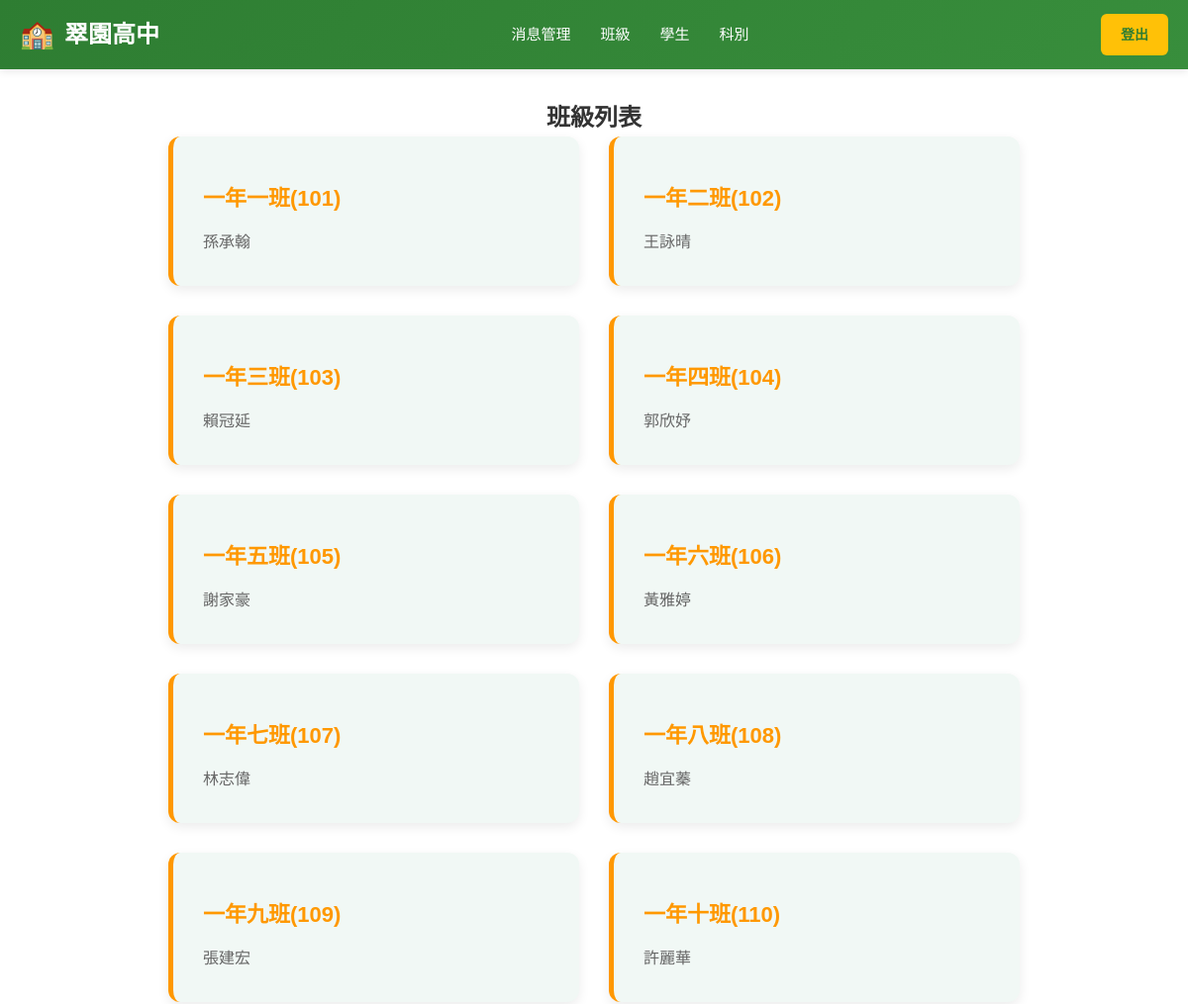
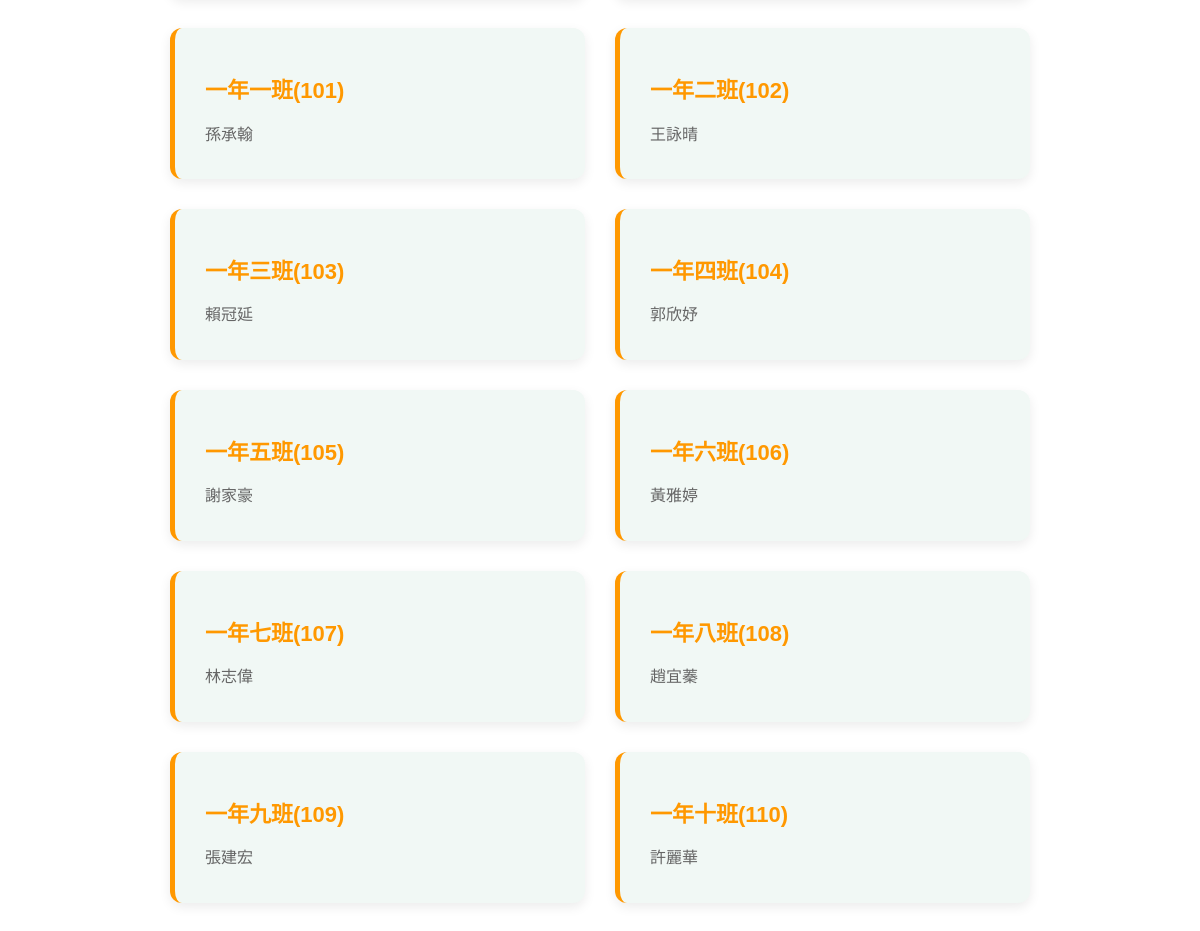
Page /school/admin.php on the committed database (2 pictures, top to bottom).
### tables this page shows
CREATE TABLE `classes` (
  `id` int(10) UNSIGNED NOT NULL,
  `code` varchar(3) NOT NULL,
  `name` varchar(12) NOT NULL,
  `tutor` varchar(8) NOT NULL
);

### school/include/classrooms.php (the view, shortened to what this page needs)
<h2 style='text-align:center'>班級列表</h2>
<?php
$classrooms=$pdo->query("select * from `classes`")->fetchAll();
echo "<div class='cards-container'>";
foreach($classrooms as $class):
?>
<a href="?inc=class_students&code=<?= $class['code']; ?>">
    <div class="card">
        <h3><?= $class['name'];?>(<?= $class['code']; ?>)</h3>
        <p><?= $class['tutor'] ?></p>
    </div>
</a>
<?php endforeach;?>
</div>

### school/admin.php (shortened to what this page needs)
<?php include_once "include/db_conn.php";?>
<!DOCTYPE html>
<html lang="en">
<head>
</head>
<body>
    <nav class="navbar">
        <div class="nav-container">
            <a href="index.php" class="nav-logo">
                <span>🏫</span>
                翠園高中
            </a>
            <ul class="nav-links">
                <li><a href="?inc=news">消息管理</a></li>
                <li><a href="?inc=classrooms">班級</a></li>
                <li><a href="?inc=students">學生</a></li>
                <li><a href="?inc=subjects">科別</a></li>
            </ul>
            <div class="nav-buttons">
                <a href="logout.php" class="btn-login">登出</a>
            </div>
        </div>
    </nav>
    <main class='main-content'>
    <?php
    $inc=(isset($_GET['inc']))?$_GET['inc']:'classrooms';
    $file="./include/".$inc.".php";
    if(file_exists($file)){
        include $file;
    }else{
        include "./include/classrooms.php";
    }
    ?>
    </main>
</body>
</html>

### school/admin.php (style rules this page uses)
* { margin: 0; padding: 0; box-sizing: border-box; }
body { font-family: 'Arial', 'Microsoft YaHei', sans-serif; line-height: 1.6; color: #333; }
.navbar { background: linear-gradient(135deg, #2e7d32 0%, #388e3c 100%); padding: 0; box-shadow: 0 2px 8px rgba(0, 0, 0, 0.1); position: sticky; top: 0; z-index: 1000; }
.nav-container { max-width: 1200px; margin: 0 auto; display: flex; justify-content: space-between; align-items: center; padding: 0 20px; height: 70px; }
.nav-logo { display: flex; align-items: center; gap: 10px; color: white; font-size: 24px; font-weight: bold; text-decoration: none; }
.nav-logo span { font-size: 28px; }
.nav-links { display: flex; gap: 30px; align-items: center; list-style: none; }
.nav-links a { color: white; text-decoration: none; font-size: 15px; transition: color 0.3s ease; }
.nav-buttons { display: flex; gap: 12px; }
.btn-login, .btn-register { padding: 10px 20px; border: none; border-radius: 6px; font-size: 14px; font-weight: bold; cursor: pointer; transition: all 0.3s ease; text-decoration: none; display: inline-block; }
.btn-login { background-color: #ffc107; color: #2e7d32; }
.main-content { width:75%; max-width: 1200px; margin: 30px auto; padding: 0 20px; }
.cards-container { display: grid; grid-template-columns: repeat(auto-fit, minmax(300px, 1fr)); gap: 30px; margin-bottom: 60px; }
.cards-container a { text-decoration:none; }
.card { background-color: #f1f8f5; padding: 30px; border-radius: 12px; box-shadow: 0 4px 12px rgba(0, 0, 0, 0.08); transition: all 0.3s ease; border-left: 5px solid #ff9800; }
.card h3 { color: #ff9800; font-size: 22px; margin-bottom: 12px; }
.card p { color: #666; line-height: 1.8; }

### rows in the picture
classes: name "一年一班", code "101", tutor "孫承翰"
classes: name "一年二班", code "102", tutor "王詠晴"
classes: name "一年三班", code "103", tutor "賴冠延"
classes: name "一年四班", code "104", tutor "郭欣妤"
classes: name "一年五班", code "105", tutor "謝家豪"
classes: name "一年六班", code "106", tutor "黃雅婷"
classes: name "一年七班", code "107", tutor "林志偉"
classes: name "一年八班", code "108", tutor "趙宜蓁"
classes: name "一年九班", code "109", tutor "張建宏"
classes: name "一年十班", code "110", tutor "許麗華"
classes: name "一年一班", code "101", tutor "孫承翰"
classes: name "一年二班", code "102", tutor "王詠晴"
classes: name "一年三班", code "103", tutor "賴冠延"
classes: name "一年四班", code "104", tutor "郭欣妤"
classes: name "一年五班", code "105", tutor "謝家豪"
classes: name "一年六班", code "106", tutor "黃雅婷"
classes: name "一年七班", code "107", tutor "林志偉"
classes: name "一年八班", code "108", tutor "趙宜蓁"
classes: name "一年九班", code "109", tutor "張建宏"
classes: name "一年十班", code "110", tutor "許麗華"
